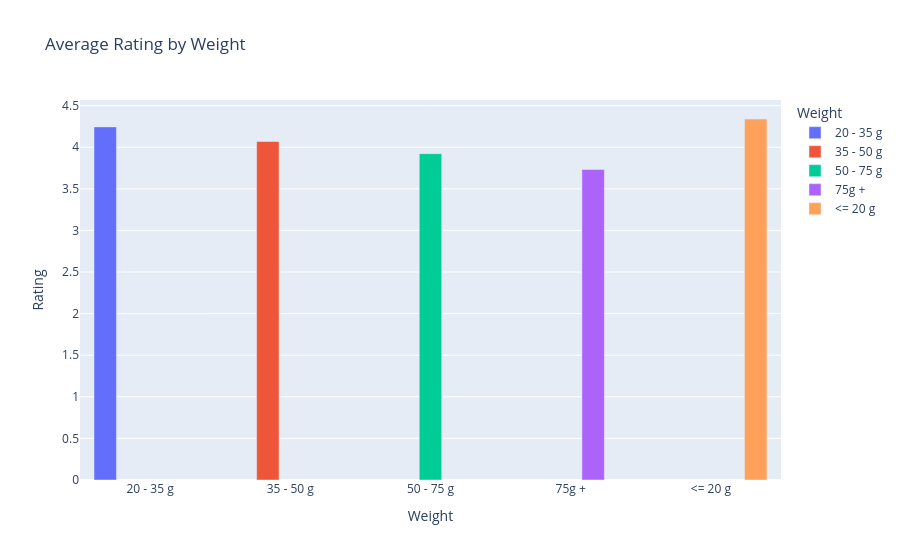

Notebook source saved alongside this figure:
### Code cell
weight=data.groupby("Weight")["Rating"].mean().reset_index()

px.bar(data_frame=weight, x="Weight", y="Rating", color="Weight", 
             title="Average Rating by Weight", barmode="group")

### Figure 1 — Plotly figure (JSON) as saved in the notebook; plotly's stock layout.template omitted (floating-point values rounded to 4 significant figures)
{"data": [{"alignmentgroup": "True", "hovertemplate": "Weight=%{x}<br>Rating=%{y}<extra></extra>", "legendgroup": "20 - 35 g", "marker": {"color": "#636efa", "pattern": {"shape": ""}}, "name": "20 - 35 g", "offsetgroup": "20 - 35 g", "orientation": "v", "showlegend": true, "textposition": "auto", "type": "bar", "x": ["20 - 35 g"], "xaxis": "x", "y": [4.245], "yaxis": "y"}, {"alignmentgroup": "True", "hovertemplate": "Weight=%{x}<br>Rating=%{y}<extra></extra>", "legendgroup": "35 - 50 g", "marker": {"color": "#EF553B", "pattern": {"shape": ""}}, "name": "35 - 50 g", "offsetgroup": "35 - 50 g", "orientation": "v", "showlegend": true, "textposition": "auto", "type": "bar", "x": ["35 - 50 g"], "xaxis": "x", "y": [4.07], "yaxis": "y"}, {"alignmentgroup": "True", "hovertemplate": "Weight=%{x}<br>Rating=%{y}<extra></extra>", "legendgroup": "50 - 75 g", "marker": {"color": "#00cc96", "pattern": {"shape": ""}}, "name": "50 - 75 g", "offsetgroup": "50 - 75 g", "orientation": "v", "showlegend": true, "textposition": "auto", "type": "bar", "x": ["50 - 75 g"], "xaxis": "x", "y": [3.923], "yaxis": "y"}, {"alignmentgroup": "True", "hovertemplate": "Weight=%{x}<br>Rating=%{y}<extra></extra>", "legendgroup": "75g +", "marker": {"color": "#ab63fa", "pattern": {"shape": ""}}, "name": "75g +", "offsetgroup": "75g +", "orientation": "v", "showlegend": true, "textposition": "auto", "type": "bar", "x": ["75g +"], "xaxis": "x", "y": [3.733], "yaxis": "y"}, {"alignmentgroup": "True", "hovertemplate": "Weight=%{x}<br>Rating=%{y}<extra></extra>", "legendgroup": "<= 20 g", "marker": {"color": "#FFA15A", "pattern": {"shape": ""}}, "name": "<= 20 g", "offsetgroup": "<= 20 g", "orientation": "v", "showlegend": true, "textposition": "auto", "type": "bar", "x": ["<= 20 g"], "xaxis": "x", "y": [4.34], "yaxis": "y"}], "layout": {"barmode": "group", "legend": {"title": {"text": "Weight"}, "tracegroupgap": 0}, "title": {"text": "Average Rating by Weight"}, "xaxis": {"anchor": "y", "categoryarray": ["20 - 35 g", "35 - 50 g", "50 - 75 g", "75g +", "<= 20 g"], "categoryorder": "array", "domain": [0, 1], "title": {"text": "Weight"}}, "yaxis": {"anchor": "x", "domain": [0, 1], "title": {"text": "Rating"}}}}
